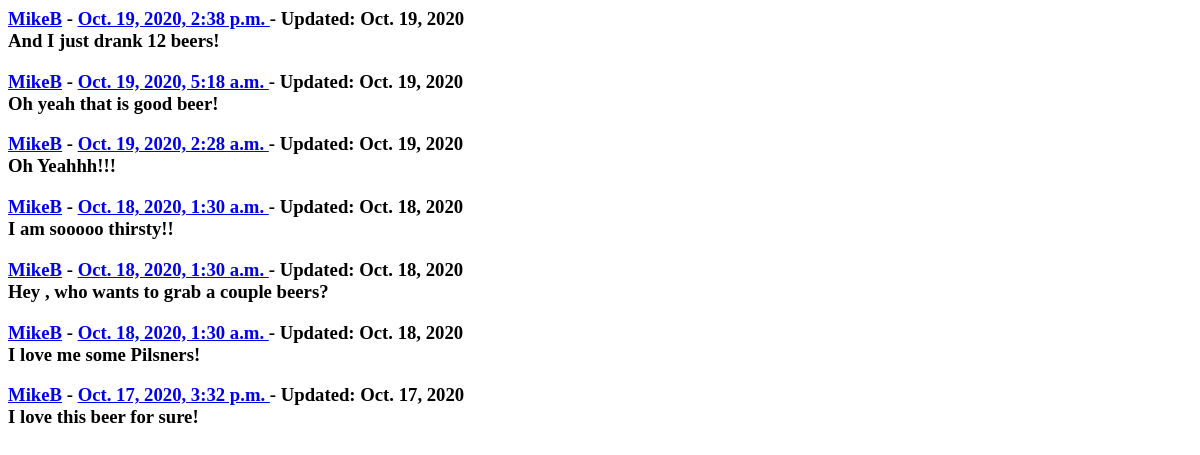
/userposts/ (signed in), run on an earlier commit of the app's database.
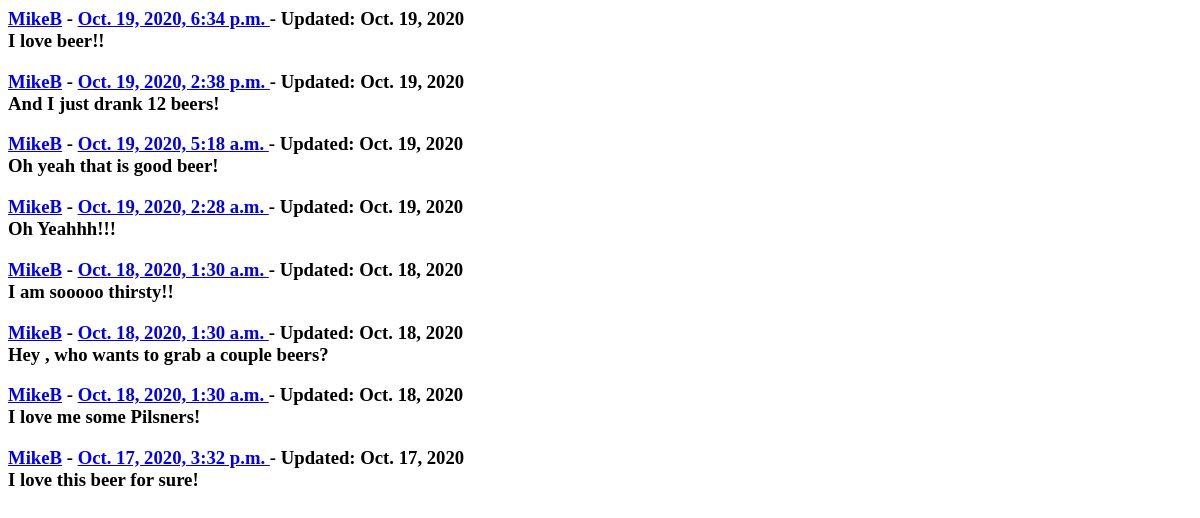
And on a later commit of the database.
### microbrewforyou_app/models.py (models this page shows, shortened)
class Posts(models.Model):
    author = models.ForeignKey(
        CustomUser, on_delete=models.CASCADE, related_name='author')
    body = models.TextField(max_length=280)
    postTime = models.DateTimeField(default=timezone.now)
    lastUpdated = models.DateField(auto_now=True)

class CustomUser(AbstractUser):
    bio = models.CharField(max_length=280, default='')
    user_image = models.ImageField(
        upload_to='images/', blank=True)
    users_following = models.ManyToManyField(
        "self", symmetrical=False, related_name='CustomUser')
    fav_breweries = models.ManyToManyField(
        "Breweries", symmetrical=False,
        related_name='fav_breweries', blank=True)
    fav_brewtypes = models.ManyToManyField(
        "BrewTypes", symmetrical=False,
        related_name='fav_brewtypes', blank=True)
    address = models.CharField(max_length=280)
    city = models.CharField(max_length=50)
    state = models.CharField(max_length=50)
    user_since = models.DateTimeField(default=timezone.now)
    REQUIRED_FIELDS = ['first_name', 'bio', 'address', 'city', 'state']
    def __str__(self):
        return self.username

### microbrewforyou_app/views.py (the view)
class UserPostListView(View):
    def get(self, request):
        user_posts = Posts.objects.filter(
            author=request.user).order_by('postTime').reverse()
        return render(
            request, "user_posts.html",
            {"user_posts": user_posts}
        )

### templates/user_posts.html (shortened to what this page needs)
{% for post in user_posts %}
  <h3>
  <span class="small">
      <a  class="custom_link" href="{% url 'userview' user_id=post.author.id %}">{{ post.author }}</a> -
      <a  class="custom_link" href="{% url 'postview' post_id=post.id %}">
        {{post.postTime}}
      </a>
  </span>
  <span class="small">
      - Updated: {{ post.lastUpdated }}
  </span>
  <br />
  {{ post.body }}
  </h3>
{% endfor %}

What changed in the data, as far as the page shows it:
added Posts: author "MikeB", postTime "Oct. 19, 2020, 6:34 p.m.", lastUpdated "Oct. 19, 2020", body "I love beer!!"
